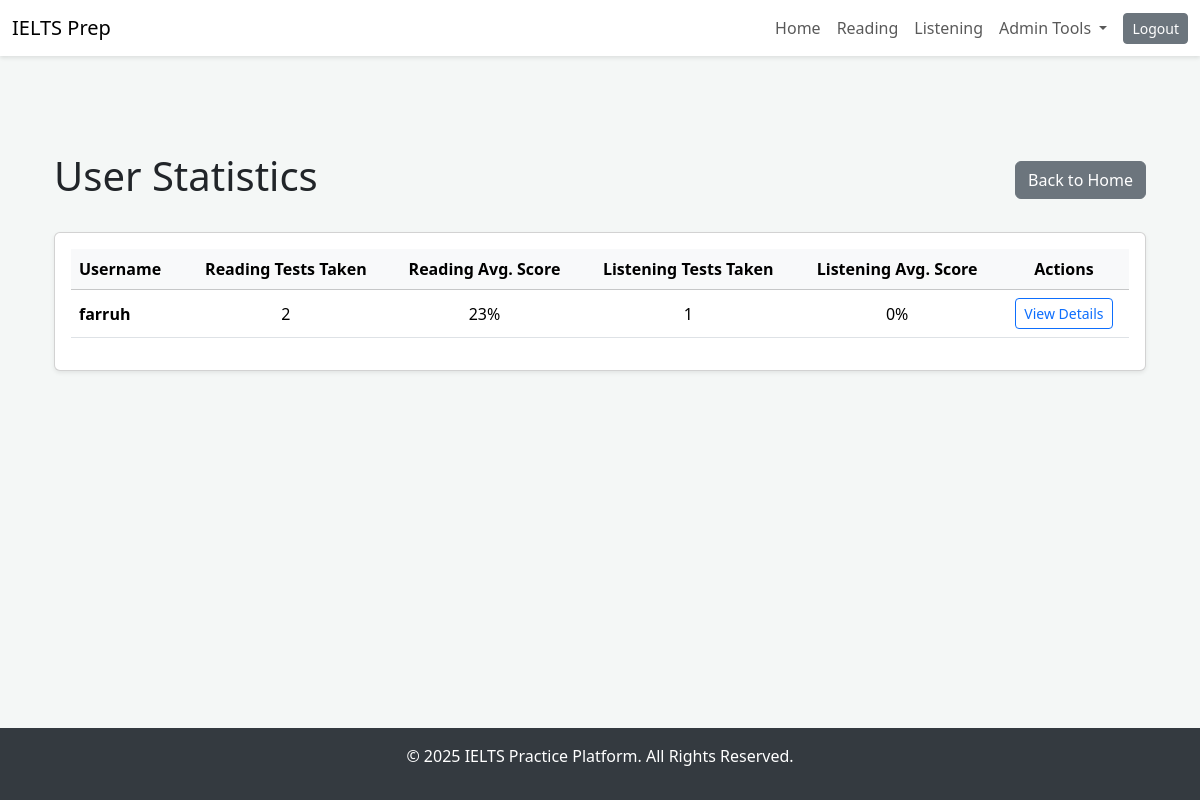
/user-statistics/ (signed in), run on the app's committed database.
### reading/models.py (models this page shows, shortened)
class UserAnswer(models.Model):
    user = models.ForeignKey(settings.AUTH_USER_MODEL, on_delete=models.CASCADE)
    question = models.ForeignKey(Question, on_delete=models.CASCADE)
    submitted_answer = models.CharField(max_length=200, blank=True)
    is_correct = models.BooleanField(default=False)
    submitted_at = models.DateTimeField(auto_now_add=True)

### core/views.py (the view)
# urls.py: path('user-statistics/', views.user_statistics, name='user_statistics'),
@user_passes_test(lambda u: u.is_staff)
def user_statistics(request):
    users = User.objects.filter(is_staff=False).prefetch_related('profile')
    user_data = []
    for user in users:
        reading_answers = ReadingUserAnswer.objects.filter(user=user)
        reading_tests_taken = reading_answers.values('question__block__test').distinct().count()
        reading_score_avg = reading_answers.aggregate(
            avg_score=Avg(Case(When(is_correct=True, then=1), default=0, output_field=IntegerField())))['avg_score']
        reading_percent = round(reading_score_avg * 100) if reading_score_avg is not None else 0
        listening_answers = ListeningUserAnswer.objects.filter(user=user)
        listening_tests_taken = listening_answers.values('question__group__part__test').distinct().count()
        listening_score_avg = listening_answers.aggregate(
            avg_score=Avg(Case(When(is_correct=True, then=1), default=0, output_field=IntegerField())))['avg_score']
        listening_percent = round(listening_score_avg * 100) if listening_score_avg is not None else 0
        user_data.append({
            'id': user.id, 'username': user.username,
            'is_blocked': user.profile.is_blocked if hasattr(user, 'profile') else False,
            'reading_tests': reading_tests_taken, 'reading_avg': reading_percent,
            'listening_tests': listening_tests_taken, 'listening_avg': listening_percent,
        })
    context = {'user_data': user_data}
    return render(request, 'core/user_statistics.html', context)

### templates/core/user_statistics.html (shortened to what this page needs)
{% extends 'base.html' %}
{% block content %}
<div class="container py-5">
    <div class="d-flex justify-content-between align-items-center mb-4">
        <h1>User Statistics</h1>
        <a href="{% url 'home' %}" class="btn btn-secondary">Back to Home</a>
    </div>
    <div class="card shadow-sm">
        <div class="card-body">
            <div class="table-responsive">
                <table class="table table-hover align-middle">
                    <thead class="table-light">
                        <tr>
                            <th scope="col">Username</th>
                            <th scope="col" class="text-center">Reading Tests Taken</th>
                            <th scope="col" class="text-center">Reading Avg. Score</th>
                            <th scope="col" class="text-center">Listening Tests Taken</th>
                            <th scope="col" class="text-center">Listening Avg. Score</th>
                            <th scope="col" class="text-center">Actions</th>
                        </tr>
                    </thead>
                    <tbody>
                        {% for user in user_data %}
                        <tr>
                            <td class="fw-bold">{{ user.username }}</td>
                            <td class="text-center">{{ user.reading_tests }}</td>
                            <td class="text-center">{{ user.reading_avg }}%</td>
                            <td class="text-center">{{ user.listening_tests }}</td>
                            <td class="text-center">{{ user.listening_avg }}%</td>
                            <td class="text-center">
                                <a href="{% url 'user_detail' user.id %}" class="btn btn-sm btn-outline-primary">View Details</a>
                            </td>
                        </tr>
                        {% empty %}
                        <tr>
                            <td colspan="6" class="text-center text-muted py-4">No user data available yet.</td>
                        </tr>
                        {% endfor %}
                    </tbody>
                </table>
            </div>
        </div>
    </div>
</div>
{% endblock %}

### templates/base.html (style rules this page uses)
body { background-color: #f4f7f6; display: flex; flex-direction: column; min-height: 100vh; }

### data on the page
UserAnswer: username "farruh", reading_tests "2", reading_avg "23", listening_tests "1", listening_avg "0"
